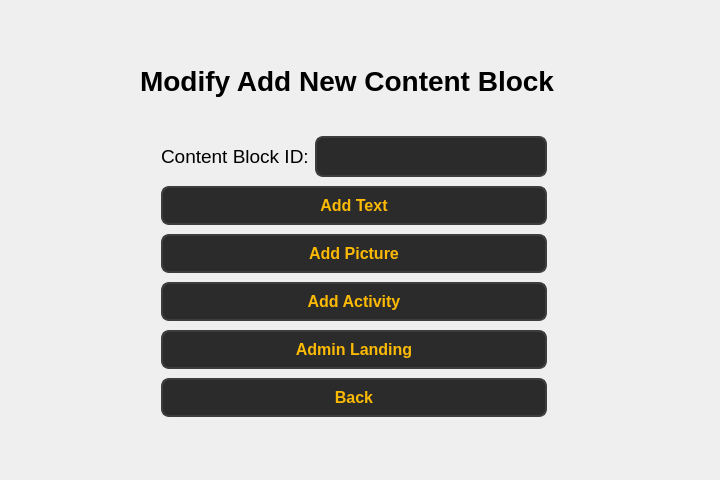
<?xml version="1.0" encoding="UTF-8"?>
<ui version="4.0">
 <class>Form</class>
 <widget class="QWidget" name="Form">
  <property name="geometry">
   <rect>
    <x>0</x>
    <y>0</y>
    <width>720</width>
    <height>480</height>
   </rect>
  </property>
  <property name="windowTitle">
   <string>Form</string>
  </property>
  <widget class="QWidget" name="layoutWidget">
   <property name="geometry">
    <rect>
     <x>161</x>
     <y>133</y>
     <width>386</width>
     <height>289</height>
    </rect>
   </property>
   <layout class="QVBoxLayout" name="verticalLayout">
    <item>
     <layout class="QHBoxLayout" name="horizontalLayout">
      <item>
       <widget class="QLabel" name="label_4">
        <property name="font">
         <font>
          <pointsize>14</pointsize>
         </font>
        </property>
        <property name="text">
         <string>Content Block ID:</string>
        </property>
       </widget>
      </item>
      <item>
       <widget class="QLineEdit" name="lineEdit_3">
        <property name="styleSheet">
         <string notr="true">QLineEdit {
        background-color: #2b2b2b;  /* Dark background */
        color: #fcba03;  /* Text color */
        border: 2px solid #3d3d3d;  /* Border color */
        border-radius: 8px;  /* Rounded corners */
        padding: 8px;  /* Padding inside the input field */
        font-size: 16px;  /* Font size */
        font-weight: bold;  /* Bold font */
    }

    QLineEdit:hover {
        background-color: #3d3d3d;  /* Background when hovered */
        border: 2px solid #fcba03;  /* Border color when hovered */
    }

    QLineEdit:focus {
        background-color: #1a1a1a;  /* Background when focused */
        border: 2px solid #fcba03;  /* Border color when focused */
        color: #ffffff;  /* Text color when focused */
    }</string>
        </property>
       </widget>
      </item>
     </layout>
    </item>
    <item>
     <layout class="QHBoxLayout" name="horizontalLayout_3">
      <item>
       <widget class="QPushButton" name="pushButton">
        <property name="styleSheet">
         <string notr="true">QPushButton {
        background-color: #2b2b2b;  
        color: #fcba03;              
        border: 2px solid #3d3d3d;      
        border-radius: 8px;          
        padding: 8px 16px;            
        font-size: 16px;            
        font-weight: bold;
    
    }

    QPushButton:hover {
        background-color: #fcba03;
		 color: #000000;
        border: 2px solid #5a5a5a;    
    }

    QPushButton:pressed {
        background-color: #1a1a1a;      
        border: 2px solid #2b2b2b;      
    }</string>
        </property>
        <property name="text">
         <string>Add Text</string>
        </property>
       </widget>
      </item>
     </layout>
    </item>
    <item>
     <widget class="QPushButton" name="pushButton_2">
      <property name="styleSheet">
       <string notr="true">QPushButton {
        background-color: #2b2b2b;  
        color: #fcba03;              
        border: 2px solid #3d3d3d;      
        border-radius: 8px;          
        padding: 8px 16px;            
        font-size: 16px;            
        font-weight: bold;
    
    }

    QPushButton:hover {
        background-color: #fcba03;
		 color: #000000;
        border: 2px solid #5a5a5a;    
    }

    QPushButton:pressed {
        background-color: #1a1a1a;      
        border: 2px solid #2b2b2b;      
    }</string>
      </property>
      <property name="text">
       <string>Add Picture</string>
      </property>
     </widget>
    </item>
    <item>
     <widget class="QPushButton" name="pushButton_3">
      <property name="styleSheet">
       <string notr="true">QPushButton {
        background-color: #2b2b2b;  
        color: #fcba03;              
        border: 2px solid #3d3d3d;      
        border-radius: 8px;          
        padding: 8px 16px;            
        font-size: 16px;            
        font-weight: bold;
    
    }

    QPushButton:hover {
        background-color: #fcba03;
		 color: #000000;
        border: 2px solid #5a5a5a;    
    }

    QPushButton:pressed {
        background-color: #1a1a1a;      
        border: 2px solid #2b2b2b;      
    }</string>
      </property>
      <property name="text">
       <string>Add Activity</string>
      </property>
     </widget>
    </item>
    <item>
     <widget class="QPushButton" name="pushButton_4">
      <property name="styleSheet">
       <string notr="true">QPushButton {
        background-color: #2b2b2b;  
        color: #fcba03;              
        border: 2px solid #3d3d3d;      
        border-radius: 8px;          
        padding: 8px 16px;            
        font-size: 16px;            
        font-weight: bold;
    
    }

    QPushButton:hover {
        background-color: #fcba03;
		 color: #000000;
        border: 2px solid #5a5a5a;    
    }

    QPushButton:pressed {
        background-color: #1a1a1a;      
        border: 2px solid #2b2b2b;      
    }</string>
      </property>
      <property name="text">
       <string>Admin Landing</string>
      </property>
     </widget>
    </item>
    <item>
     <widget class="QPushButton" name="pushButton_back">
      <property name="styleSheet">
       <string notr="true">QPushButton {
        background-color: #2b2b2b;  
        color: #fcba03;              
        border: 2px solid #3d3d3d;      
        border-radius: 8px;          
        padding: 8px 16px;            
        font-size: 16px;            
        font-weight: bold;
    
    }

    QPushButton:hover {
        background-color: #fcba03;
		 color: #000000;
        border: 2px solid #5a5a5a;    
    }

    QPushButton:pressed {
        background-color: #1a1a1a;      
        border: 2px solid #2b2b2b;      
    }</string>
      </property>
      <property name="text">
       <string>Back</string>
      </property>
     </widget>
    </item>
   </layout>
  </widget>
  <widget class="QLabel" name="label">
   <property name="geometry">
    <rect>
     <x>140</x>
     <y>60</y>
     <width>421</width>
     <height>41</height>
    </rect>
   </property>
   <property name="font">
    <font>
     <pointsize>21</pointsize>
     <bold>true</bold>
    </font>
   </property>
   <property name="text">
    <string>Modify Add New Content Block</string>
   </property>
  </widget>
 </widget>
 <resources/>
 <connections/>
</ui>
